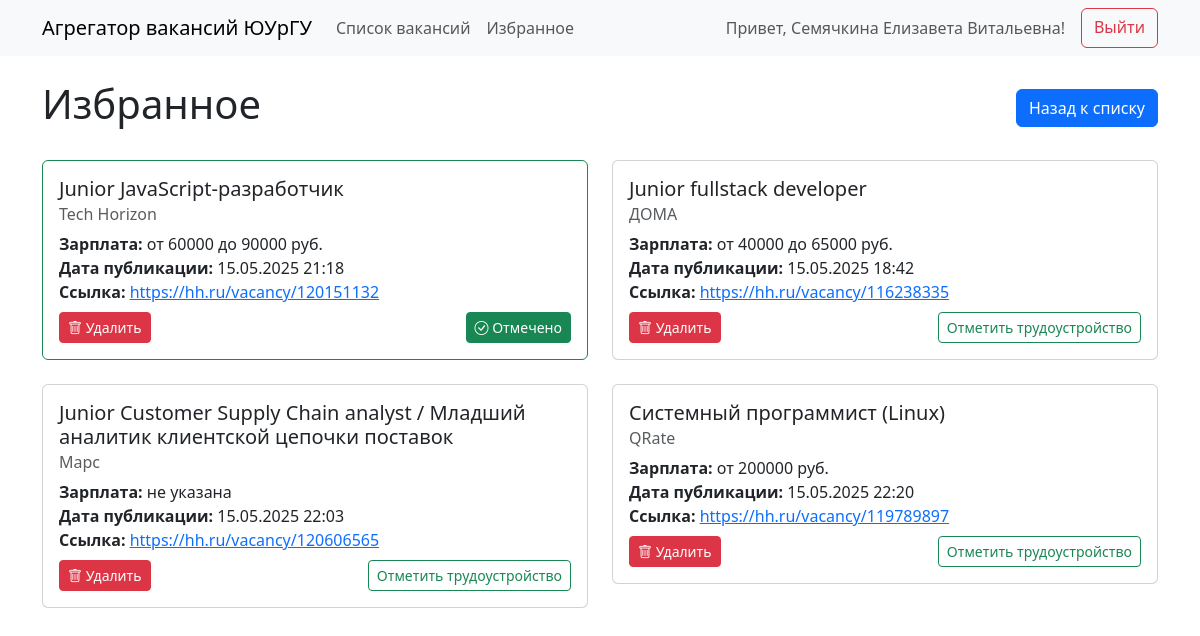
The app's page /favorites (signed in) with its own data.
### tables this page shows
CREATE TABLE users (
            id INTEGER PRIMARY KEY AUTOINCREMENT,
            full_name TEXT NOT NULL,
            group_number TEXT,
            email TEXT,
            phone TEXT,
            password TEXT NOT NULL,
            user_type TEXT NOT NULL,
            last_login TEXT,
            UNIQUE(full_name, user_type)
        );

CREATE TABLE vacancies (
            id INTEGER PRIMARY KEY AUTOINCREMENT,
            title TEXT NOT NULL,
            company TEXT,
            salary TEXT,
            experience TEXT,
            url TEXT UNIQUE,
            description TEXT,
            published_at TEXT
        );

### app.py (the view)
@app.route('/favorites')
def favorites():
    if 'user_id' not in session:
        return redirect(url_for('login'))
    user = get_user_by_id(session['user_id'])  # Получаем данные пользователя
    if not user:
        return redirect(url_for('login'))
    fav_vacancies = get_favorites(user['id'])
    employment = get_employment(user['id'])
    if employment:
        fav_vacancies = [v for v in fav_vacancies if v['id'] != employment['id']]
        fav_vacancies.insert(0, employment)
    return render_template('favorites.html',
                           favorites=fav_vacancies,
                           employment=employment,
                           user=user)  # Добавляем user в контекст

### app.py (called while the page is built)
@app.before_request
def before_request():
    session.permanent = True
    session.modified = True

def get_user_by_id(user_id):
    conn = sqlite3.connect('vacancies.db')
    cursor = conn.cursor()
    cursor.execute('''
        SELECT id, full_name, group_number, user_type FROM users WHERE id = ?
    ''', (user_id,))
    user = cursor.fetchone()
    conn.close()
    if user:
        return {
            'id': user[0],
            'full_name': user[1],
            'group_number': user[2],
            'user_type': user[3]
        }
    return None

### db.py (called while the page is built)
def get_favorites(user_id):
    conn = sqlite3.connect('vacancies.db')
    cursor = conn.cursor()
    cursor.execute('''
        SELECT v.id, v.title, v.company, v.salary, v.url, v.published_at
        FROM favorites f
        JOIN vacancies v ON f.vacancy_id = v.id
        WHERE f.user_id = ?
        ORDER BY f.added_at DESC
    ''', (user_id,))
    vacancies = cursor.fetchall()
    conn.close()
    return [{
        'id': v[0],
        'title': v[1],
        'company': v[2],
        'salary': v[3],
        'url': v[4],
        'published_at': v[5]
    } for v in vacancies]

def get_employment(user_id):
    conn = sqlite3.connect('vacancies.db')
    cursor = conn.cursor()
    cursor.execute('''
        SELECT v.id, v.title, v.company, v.salary, v.url, v.published_at
        FROM employment e
        JOIN vacancies v ON e.vacancy_id = v.id
        WHERE e.user_id = ?
    ''', (user_id,))
    result = cursor.fetchone()
    conn.close()
    if result:
        return {
            'id': result[0],
            'title': result[1],
            'company': result[2],
            'salary': result[3],
            'url': result[4],
            'published_at': result[5]
        }
    return None

### templates/favorites.html (shortened to what this page needs)
{% extends "base.html" %}
{% block content %}
    <div class="d-flex justify-content-between align-items-center mb-4">
        <h1>Избранное</h1>
        <a href="{{ url_for('index') }}" class="btn btn-primary">Назад к списку</a>
    </div>
    {% if not favorites %}
        <div class="alert alert-info">У вас пока нет избранных вакансий</div>
    {% else %}
        <div class="row">
            {% for vacancy in favorites %}
                <div class="col-md-6 mb-4">
                    <div class="card {% if employment and employment.id == vacancy.id %}border-success{% endif %}">
                        <div class="card-body">
                            <h5 class="card-title">{{ vacancy.title }}</h5>
                            <h6 class="card-subtitle mb-2 text-muted">{{ vacancy.company }}</h6>
                            <div class="card-text mb-2">
                                <strong>Зарплата:</strong> {{ vacancy.salary }}<br>
                                <strong>Дата публикации:</strong> {{ vacancy.published_at }}<br>
                                <strong>Ссылка:</strong> <a href="{{ vacancy.url }}" target="_blank">{{ vacancy.url|truncate(30) }}</a>
                            </div>
                            <div class="d-flex justify-content-between align-items-center">
                                <button class="btn btn-sm btn-danger remove-favorite"
                                        data-vacancy-id="{{ vacancy.id }}">
                                    <i class="bi bi-trash"></i> Удалить
                                </button>
                                {% if user and user.user_type == 'student' %}
                                    <button class="btn btn-sm {% if employment and employment.id == vacancy.id %}btn-success{% else %}btn-outline-success{% endif %} employment-btn"
                                            data-vacancy-id="{{ vacancy.id }}">
                                        {% if employment and employment.id == vacancy.id %}
                                            <i class="bi bi-check-circle"></i> Отмечено
                                        {% else %}
                                            Отметить трудоустройство
                                        {% endif %}
                                    </button>
                                {% endif %}
                            </div>
                        </div>
                    </div>
                </div>
            {% endfor %}
        </div>
    {% endif %}
{% endblock %}

### templates/base.html (shortened to what this page needs)
<!DOCTYPE html>
<html lang="ru">
<head>
    <link href="https://cdn.jsdelivr.net/npm/bootstrap@5.3.0/dist/css/bootstrap.min.css" rel="stylesheet">
    <link rel="stylesheet" href="https://cdn.jsdelivr.net/npm/bootstrap-icons@1.8.0/font/bootstrap-icons.css">
</head>
<body>
    <nav class="navbar navbar-expand-lg navbar-light bg-light">
        <div class="container">
            <a class="navbar-brand" href="{{ url_for('index') }}">Агрегатор вакансий ЮУрГУ</a>
            <div class="collapse navbar-collapse" id="navbarNav">
                <ul class="navbar-nav me-auto">
                    <li class="nav-item">
                        <a class="nav-link" href="{{ url_for('index') }}">Список вакансий</a>
                    </li>
                    {% if 'user_id' in session %}
                        <li class="nav-item">
                            <a class="nav-link" href="{{ url_for('favorites') }}">Избранное</a>
                        </li>
                    {% endif %}
                </ul>
                <div class="d-flex">
                    {% if 'user_id' in session and user %}
                        <span class="navbar-text me-3">Привет, {{ user.full_name }}!</span>
                        <a href="{{ url_for('logout') }}" class="btn btn-outline-danger">Выйти</a>
                    {% else %}
                        <a href="{{ url_for('login') }}" class="btn btn-outline-primary me-2">Войти</a>
                        <a href="{{ url_for('register') }}" class="btn btn-primary">Зарегистрироваться</a>
                    {% endif %}
                </div>
            </div>
        </div>
    </nav>
    <div class="container mt-4">
        {% block content %}{% endblock %}
    </div>
</body>
</html>

### records on screen
users: full_name "Семячкина Елизавета Витальевна"
vacancies: title "Junior JavaScript-разработчик", company "Tech Horizon", salary "от 60000 до 90000 руб.", published_at "15.05.2025 21:18", url "https://hh.ru/vacancy/120151132", shows "Отмечено"
vacancies: title "Junior fullstack developer", company "ДОМА", salary "от 40000 до 65000 руб.", published_at "15.05.2025 18:42", url "https://hh.ru/vacancy/116238335", shows "Отметить трудоустройство"
vacancies: title "Junior Customer Supply Chain analyst / Младший аналитик клиентской цепочки поставок", company "Марс", salary "не указана", published_at "15.05.2025 22:03", url "https://hh.ru/vacancy/120606565", shows "Отметить трудоустройство"
vacancies: title "Системный программист (Linux)", company "QRate", salary "от 200000 руб.", published_at "15.05.2025 22:20", url "https://hh.ru/vacancy/119789897", shows "Отметить трудоустройство"
